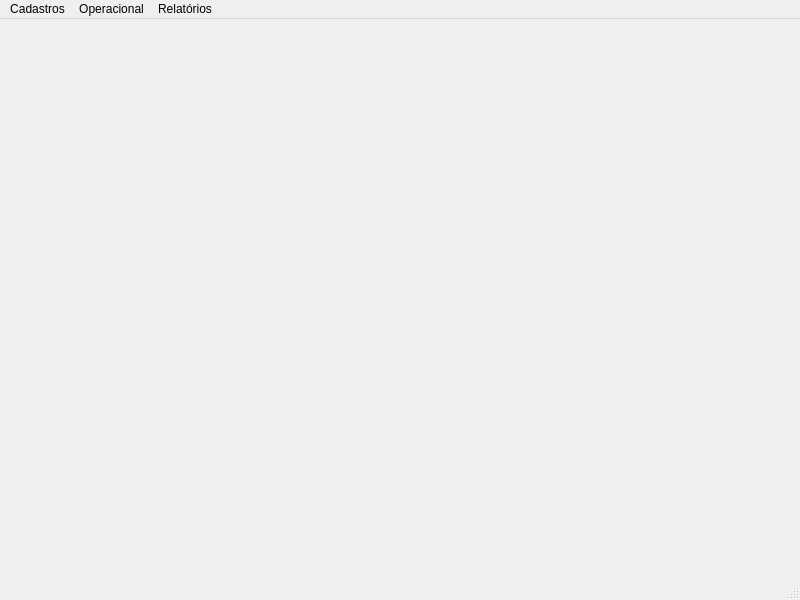
<?xml version="1.0" encoding="UTF-8"?>
<ui version="4.0">
 <class>MenuPrincipal</class>
 <widget class="QMainWindow" name="MenuPrincipal">
  <property name="geometry">
   <rect>
    <x>0</x>
    <y>0</y>
    <width>800</width>
    <height>600</height>
   </rect>
  </property>
  <property name="sizePolicy">
   <sizepolicy hsizetype="Maximum" vsizetype="Maximum">
    <horstretch>0</horstretch>
    <verstretch>0</verstretch>
   </sizepolicy>
  </property>
  <property name="windowTitle">
   <string>Menu Principal</string>
  </property>
  <widget class="QWidget" name="centralwidget"/>
  <widget class="QMenuBar" name="menubar">
   <property name="geometry">
    <rect>
     <x>0</x>
     <y>0</y>
     <width>800</width>
     <height>26</height>
    </rect>
   </property>
   <widget class="QMenu" name="menuCadastros">
    <property name="title">
     <string>Cadastros</string>
    </property>
    <addaction name="actionProdutos"/>
    <addaction name="actionClientes"/>
    <addaction name="actionUser"/>
   </widget>
   <widget class="QMenu" name="menuOperacional">
    <property name="title">
     <string>Operacional</string>
    </property>
    <addaction name="actionCaixa"/>
    <addaction name="actionEstoque"/>
   </widget>
   <widget class="QMenu" name="menuRelatorios">
    <property name="title">
     <string>Relatórios</string>
    </property>
   </widget>
   <addaction name="menuCadastros"/>
   <addaction name="menuOperacional"/>
   <addaction name="menuRelatorios"/>
  </widget>
  <widget class="QStatusBar" name="statusbar"/>
  <action name="actionProdutos">
   <property name="text">
    <string>Produtos</string>
   </property>
  </action>
  <action name="actionClientes">
   <property name="text">
    <string>Clientes</string>
   </property>
  </action>
  <action name="actionCaixa">
   <property name="text">
    <string>Caixa</string>
   </property>
  </action>
  <action name="actionEstoque">
   <property name="text">
    <string>Estoque</string>
   </property>
  </action>
  <action name="actionUser">
   <property name="text">
    <string>Usuário</string>
   </property>
  </action>
  <action name="actionCalculando_Markup">
   <property name="text">
    <string>Calculando Markup</string>
   </property>
  </action>
 </widget>
 <resources/>
 <connections/>
</ui>
